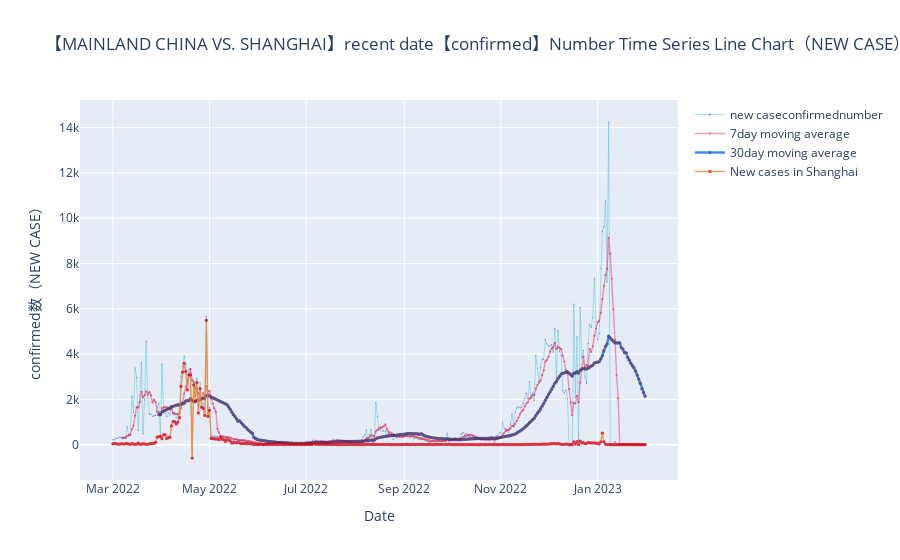

The notebook cell saved with this chart:
### Markdown cell above
However, in recent days, starting from mid-March 2022, residential areas in Shanghai have begun to be controlled one after another. In just 10 days, Shanghai has completely fallen.

Let me introduce to you the community management model of the epidemic in Shanghai:

1. Sealed area

The residential areas of cases and asymptomatic infected persons and the surrounding areas with frequent activities can be classified as closed areas.

From 2 days before the onset of the case or from 2 days before the positive test of asymptomatic infected persons to before the isolation management, such as the possibility of transmission to people in areas such as workplaces and activities is relatively high, and it is difficult to determine close contacts and close contacts If it is relatively large, the relevant area can also be classified as a closed area.

The closed control area can be accurately divided into residential areas (natural village groups), buildings, units, etc., and "area closed, stay at home, and door-to-door service" is implemented.

2. Control area

From 2 days before the onset of the case or from 2 days before the positive test of asymptomatic infected persons to before isolation management, if there is a certain risk of transmission to people in areas such as workplaces and activities, and it is difficult to determine the close contacts of close contacts and close contacts , to divide the relevant area into a control area.

The control area can be accurately divided into residential areas (natural village groups), buildings, units, etc., and "people do not leave the area and gatherings are strictly prohibited".

If a positive nucleic acid test is found in the controlled area, it will immediately be transferred to a closed area.

3. Defense area

The closed control area in the county (district) and the area outside the control area are prevention areas.

Implement "strengthening social control and strictly restricting the gathering of people".

### Code cell
data_copy1 = ts_confirmed_CHINA_incre[ts_confirmed_CHINA_incre.index>='2022-03-01']

specify = 'Mainland China vs. Shanghai'
idx = data_copy1.index
ser = data_copy1.drop('Hong Kong',axis=1).sum(axis=1)
layout_title = specify.upper()
kind = 'confirmed'
method = 'new case'
ma = [7,30]

trace = go.Scatter(
            x = idx,
            y = ser,
            mode = 'lines+markers',
            name = f'{method}{kind}number',
            opacity = .8,
            line=dict(color="#08a8c4",width = .4),
            marker = dict(color = '#5857e1',size = 1.2)
        )
trace1 = go.Scatter(
    x = idx,
    y = ser.rolling(ma[0]).mean(),
    mode = 'lines+markers',
    name = f'{ma[0]}day moving average',
    opacity = .6,
    line=dict(color="#ee5090",width = 1.4),
    marker = dict(color = '#dd001b',size = 2.2)
)
trace2 = go.Scatter(
    x = idx,
    y = ser.rolling(ma[1]).mean(),
    mode = 'lines+markers',
    name = f'{ma[1]}day moving average',
    opacity = .8,
    line=dict(color="#006eff",width = 2.4),
    marker = dict(color = '#412b63',size = 3.2)
)

trace3 = go.Scatter(
    x = idx,
    y = data_copy1['Shanghai'],
    mode = 'lines+markers',
    name = 'New cases in Shanghai',
    opacity = .8,
    line=dict(color="#f3832c",width = 1.4),
    marker = dict(color = '#d90013',size = 3.2)
)


plotdata = [trace,trace1,trace2,trace3]

'''启动绘图'''

x_axis_config = {'title': 'Date'}
y_axis_config = {'title': f'{kind}数（{method.upper()}）'}

my_layout = Layout(title=f"【{layout_title}】recent date【{kind}】Number Time Series Line Chart（{method.upper()}）March 2022 - now",
                   xaxis=x_axis_config, yaxis=y_axis_config)

offline.iplot({'data': plotdata, 'layout': my_layout}, filename=f'{layout_title}_COVID_TS',image_height=500,image_width=1000,image = 'png')





data_copy1 = ts_confirmed_CHINA_incre[ts_confirmed_CHINA_incre.index>='2022-03-01']
plt.figure(figsize = [12,6])
plt.fill_between(x = idx, 
                 y1 = data_copy1.drop('Hong Kong',axis=1).sum(axis=1),
                 y2 = data_copy1['Shanghai'],animated=True)

### Figure 1 — Plotly figure (JSON) as saved in the notebook; plotly's stock layout.template omitted (floating-point values rounded to 4 significant figures; data arrays with more than 128 entries replaced by an {"elided": "..."} marker saying what was removed)
{"data": [{"line": {"color": "#08a8c4", "width": 0.4}, "marker": {"color": "#5857e1", "size": 1.2}, "mode": "lines+markers", "name": "new caseconfirmednumber", "opacity": 0.8, "type": "scatter", "x": {"elided": "337 str values"}, "y": {"elided": "337 int values"}}, {"line": {"color": "#ee5090", "width": 1.4}, "marker": {"color": "#dd001b", "size": 2.2}, "mode": "lines+markers", "name": "7day moving average", "opacity": 0.6, "type": "scatter", "x": {"elided": "337 str values"}, "y": {"elided": "337 float values"}}, {"line": {"color": "#006eff", "width": 2.4}, "marker": {"color": "#412b63", "size": 3.2}, "mode": "lines+markers", "name": "30day moving average", "opacity": 0.8, "type": "scatter", "x": {"elided": "337 str values"}, "y": {"elided": "337 float values"}}, {"line": {"color": "#f3832c", "width": 1.4}, "marker": {"color": "#d90013", "size": 3.2}, "mode": "lines+markers", "name": "New cases in Shanghai", "opacity": 0.8, "type": "scatter", "x": {"elided": "337 str values"}, "y": {"elided": "337 int values"}}], "layout": {"title": {"text": "【MAINLAND CHINA VS. SHANGHAI】recent date【confirmed】Number Time Series Line Chart（NEW CASE）March 2022 - now"}, "xaxis": {"title": {"text": "Date"}}, "yaxis": {"title": {"text": "confirmed数（NEW CASE）"}}}}
